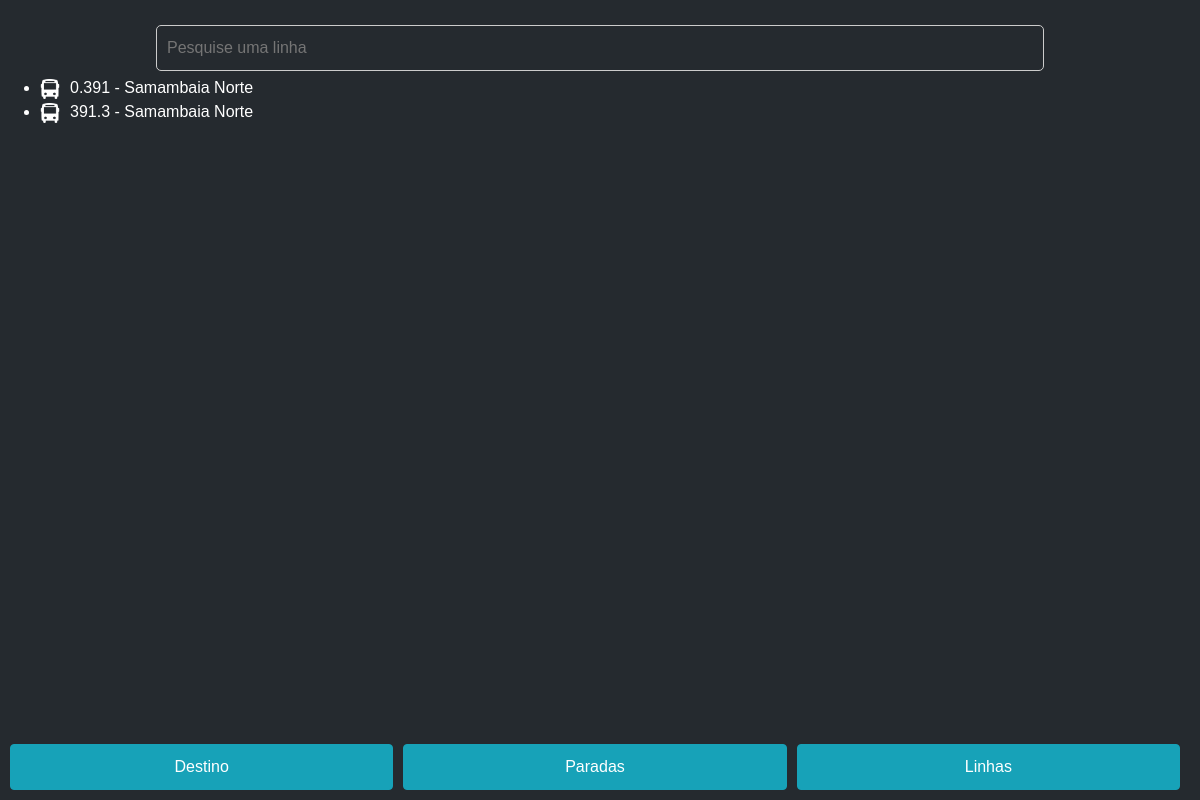
/linhas/, run on an earlier commit of the app's database.
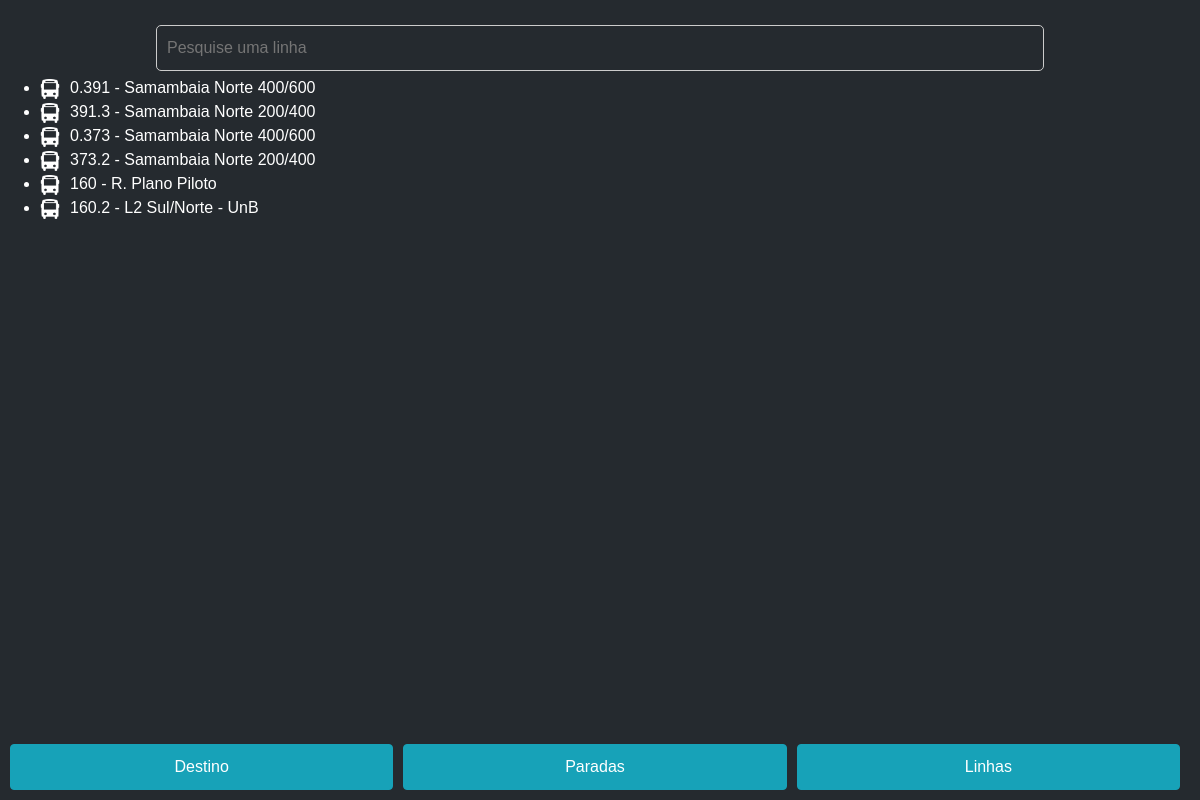
And on a later commit of the database.
### principal/models.py (models this page shows, shortened)
class Linha(models.Model):
    nome = models.CharField(max_length=100)
    numero = models.CharField(max_length=10)

### principal/views.py (the view)
# urls.py: path('linhas/', views.linhas, name='linhas'),
def linhas(request):
    linhas = Linha.objects.all()
    return render(request, 'linhas.html', {'linhas': linhas})

### principal/templates/linhas.html (shortened to what this page needs)
<!DOCTYPE html>
{% load static %}
<html lang="pt">
<head>
    <link rel="stylesheet" href="https://stackpath.bootstrapcdn.com/bootstrap/4.3.1/css/bootstrap.min.css">
    <link rel="stylesheet" type="text/css" href="{% static 'css/style.css' %}">
</head>
<body>
    <div class="container">
        <div class="search-box">
            <input type="text" placeholder="Pesquise uma linha">
        </div>
    </div>
    <ul>
        {% for linha in linhas %}
            <li><img src="{% static 'icones\onibus_branco.png' %}" alt="Ícone de ônibus" class="bus-icon">{{ linha.numero }} - {{ linha.nome }}</li>
        {% endfor %}
    </ul>
    <div class="footer-buttons d-flex justify-content-between">
        <button class="btn btn-info" onclick="window.location.href='{% url 'home' %}'">Destino</button>
        <button class="btn btn-info" onclick="window.location.href='{% url 'paradas' %}'">Paradas</button>
        <button class="btn btn-info" onclick="window.location.href='{% url 'linhas' %}'">Linhas</button>
    </div>
</body>
</html>

### principal/static/css/style.css (style rules this page uses)
body { font-family: Arial, sans-serif; background-color: #252A2F; color: white; }
.search-box input { background-color: #252A2F; color: white; border: none; border-radius: 5px; padding: 10px; margin: 5px 0; width: 100%; }
.footer-buttons button { width: 33%; padding: 10px; }

### principal/templates/linhas.html (style rules this page uses)
.footer-buttons { position: fixed; left: 0; bottom: 0; width: 100%; background-color: #252A2F; border-top: none; padding: 10px; }
.footer-buttons button { margin-right: 10px; }
.bus-icon { width: 20px; height: 20px; margin-right: 10px; vertical-align: middle; }
.search-box { margin-top: 20px; text-align: center; }
.search-box input[type="text"] { width: 80%; padding: 10px; border: 1px solid #ccc; border-radius: 5px; }

What changed in the data, as far as the page shows it:
changed Linha (number 1 of 6 on the later page): nome "Samambaia Norte" → "Samambaia Norte 400/600"
changed Linha (number 2 of 6 on the later page): nome "Samambaia Norte" → "Samambaia Norte 200/400"
added Linha: numero "0.373", nome "Samambaia Norte 400/600"
added Linha: numero "373.2", nome "Samambaia Norte 200/400"
added Linha: numero "160", nome "R. Plano Piloto"
added Linha: numero "160.2", nome "L2 Sul/Norte - UnB"
